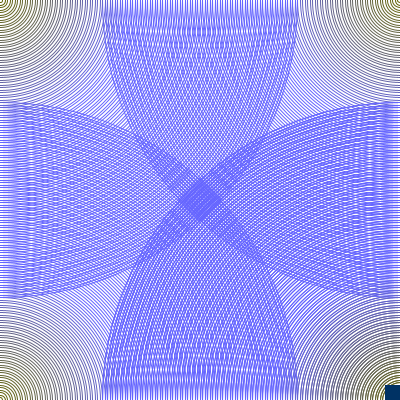
Frame 1 (no input)
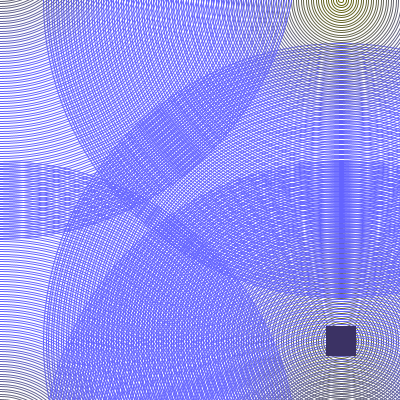
Frame 60 (the mouse pressed at the canvas centre just before this capture)
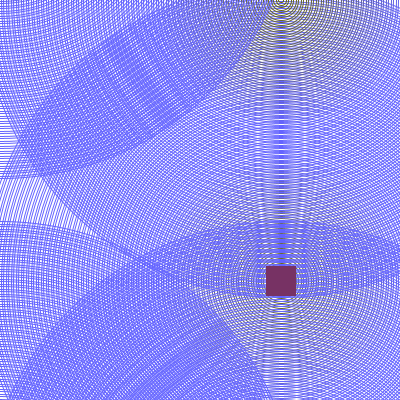
Frame 120 (the mouse held since frame 60 and released just before this capture)

The Processing sketch that drew these frames (run headless with seeded random() and noise(); from frame 60 on, the mouse is pressed at the canvas centre):

// Processing sketch: processing_66731
// ── processing_66731.pde

int rotation;

void setup() {
  size(400, 400);
  noStroke();
  smooth();
  
  //frameRate(0.5);
  
  
  
  //import text type/see texts
    String[] fontList = PFont.list();
    println(fontList);
}

void draw() {

  background(255);
  
  
  circleVortex(width - rotation , height - rotation);
  circleVortex(0, height + rotation);
  circleVortex(width - rotation, 0);
  circleVortex(0, 0 - rotation);
  circleVortex (width - rotation, height + rotation);
  
  noStroke();
  fill(0 + rotation, 50, 100);
  rect(width - rotation - 15, height - rotation - 15, 30, 30);
  
 
  rotation += 1;
  
 
  
}

void circleVortex(int x, int y) {

  for (int i = 0; i < 600; i += 5) {
    stroke(100, 100, i + 1);
    noFill();
    ellipse(x, y, i, i);
  
 // for (int j = 0; j < 400; j += 40) {
   // noStroke();
   // fill(255 - j, 100, 255 - j);
   // rect(j+1, 0, j, j);
    
     
    
    
    
   

    
     }
   

 
}
